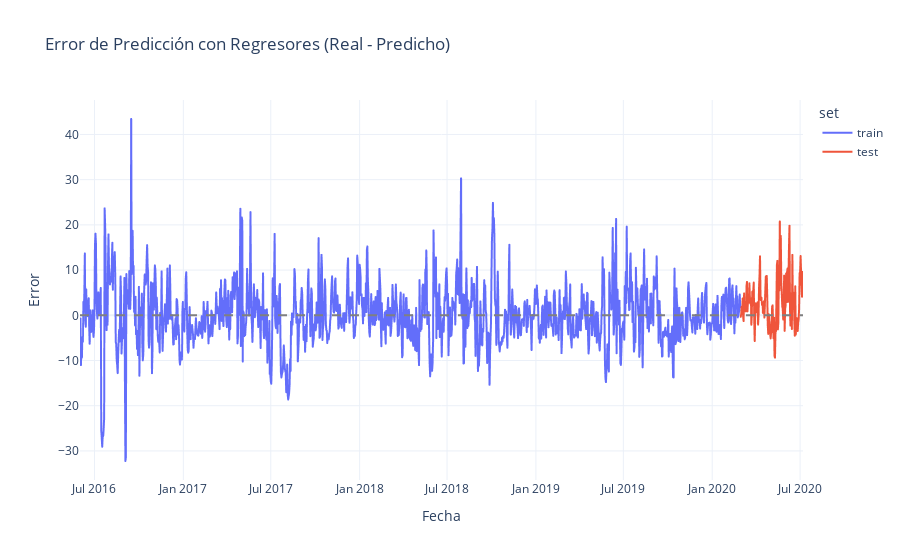

Source (notebook cell):
### Code cell
# Combinar reales y predicciones
df_eval_ext = pd.concat([
    train_ext[['ds', 'y']].assign(set='train'),
    test_ext[['ds', 'y']].assign(set='test')
])

yhat_all_ext = pd.concat([
    forecast_train_ext[['ds', 'yhat']],
    forecast_ext[['ds', 'yhat']]
])

df_eval_ext = df_eval_ext.merge(yhat_all_ext, on='ds', how='left')
df_eval_ext['error'] = df_eval_ext['y'] - df_eval_ext['yhat']

fig = px.line(
    df_eval_ext,
    x='ds',
    y='error',
    color='set',
    title='Error de Predicción con Regresores (Real - Predicho)',
    labels={'ds': 'Fecha', 'error': 'Error'},
    line_shape='linear'
)

fig.add_hline(y=0, line_dash='dash', line_color='gray')
fig.update_layout(template='plotly_white')
fig.show()

### Figure 1 — Plotly figure (JSON) as saved in the notebook; plotly's stock layout.template omitted (floating-point values rounded to 4 significant figures; data arrays with more than 128 entries replaced by an {"elided": "..."} marker saying what was removed)
{"data": [{"hovertemplate": "set=train<br>Fecha=%{x}<br>Error=%{y}<extra></extra>", "legendgroup": "train", "line": {"color": "#636efa", "dash": "solid", "shape": "linear"}, "marker": {"symbol": "circle"}, "mode": "lines", "name": "train", "showlegend": true, "type": "scattergl", "x": {"elided": "1368 str values"}, "xaxis": "x", "y": {"elided": "1368 float values"}, "yaxis": "y"}, {"hovertemplate": "set=test<br>Fecha=%{x}<br>Error=%{y}<extra></extra>", "legendgroup": "test", "line": {"color": "#EF553B", "dash": "solid", "shape": "linear"}, "marker": {"symbol": "circle"}, "mode": "lines", "name": "test", "showlegend": true, "type": "scattergl", "x": {"elided": "130 str values"}, "xaxis": "x", "y": {"elided": "130 float values"}, "yaxis": "y"}], "layout": {"legend": {"title": {"text": "set"}, "tracegroupgap": 0}, "shapes": [{"line": {"color": "gray", "dash": "dash"}, "type": "line", "x0": 0, "x1": 1, "xref": "x domain", "y0": 0, "y1": 0, "yref": "y"}], "title": {"text": "Error de Predicción con Regresores (Real - Predicho)"}, "xaxis": {"anchor": "y", "domain": [0, 1], "title": {"text": "Fecha"}}, "yaxis": {"anchor": "x", "domain": [0, 1], "title": {"text": "Error"}}}}
